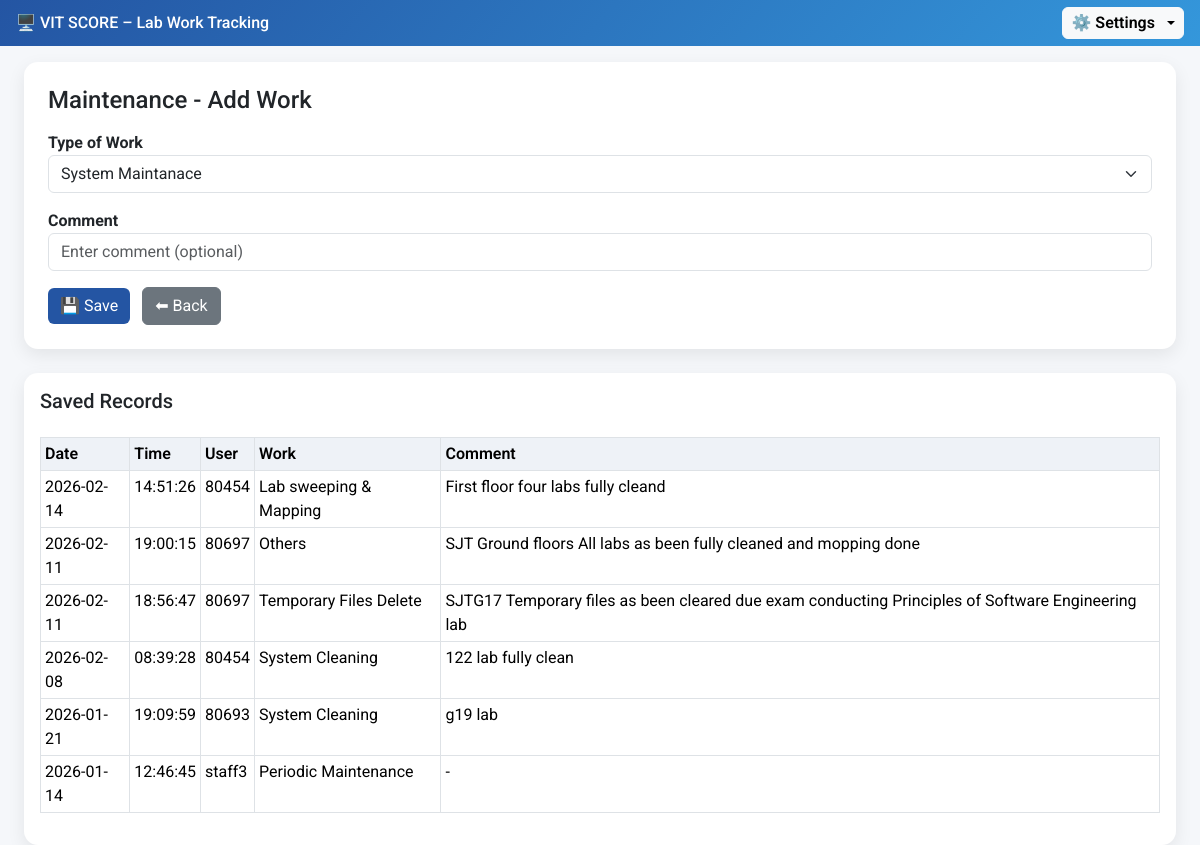
Page /category/Maintenance (signed in) on the committed database.
### tables this page shows
CREATE TABLE work_log (
            id INTEGER PRIMARY KEY AUTOINCREMENT,
            username TEXT,
            category TEXT,
            work TEXT,
            is_checked INTEGER,
            comment TEXT,
            date TEXT,
            time TEXT
        );

### app.py (the view, shortened to what this page needs)
@app.route("/category/<category_name>", methods=["GET", "POST"])
def category(category_name):
    if "username" not in session:
        return redirect(url_for("login"))
    conn = get_db()
    cur = conn.cursor()
    if session.get("role") == "admin":
        cur.execute("""
            SELECT * FROM work_log
            WHERE category=?
            ORDER BY id DESC
        """, (category_name,))
    else:
        cur.execute("""
            SELECT * FROM work_log
            WHERE category=? AND username=?
            ORDER BY id DESC
        """, (category_name, session["username"]))
    records = cur.fetchall()
    conn.close()
    return render_template(
        "category.html",
        category_name=category_name,
        records=records
    )

### app.py (called while the page is built)
def get_db():
    conn = sqlite3.connect(DB_PATH)
    conn.row_factory = sqlite3.Row
    return conn

### templates/category.html (shortened to what this page needs)
{% extends "base.html" %}
{% block content %}
<div class="row">
    <div class="col-12">
        <div class="card p-4 mb-4">
            <h4>{{ category_name }} - Add Work</h4>
            <form method="POST">
                <label class="fw-bold mt-2">Type of Work</label>
                <select name="work" class="form-select mb-3" required>
                    {% if category_name == "Hardware" %}
                        <option>Mouse/Keyboard Not Working</option>
                        <option>BIOS & UEFI Issue</option>
                        <option>System Configuration</option>
                        <option>Projector Issue</option>
                        <option>RAM/Memory Issue</option>
                        <option>Hard Disk Issue</option>
                        <option>Monitor Display Issue</option>
                        <option>System Overheating</option>
                        <option>Power Cable Not Working</option>
                        <option>PC Not Working</option>
                        <option>Hardware Issue Warranty Claim </option>
                        <option>IoT Components Issued and Collected</option>
                        <option>VGA & HDMI Cable Issues</option>
                        <option>Projector Remote Issues</option>
                        <option>Network Cable Jack Issue</option>
                        <option>Others</option>
                    {% elif category_name == "Training" %}
                        <option>Networking Training</option>
                        <option>Programming Language Training</option>
                        <option>Other training Programs</option>
                        <option>Others</option>
                    {% elif category_name == "Shifting" %}
                        <option>System Shifting</option>
                        <option>Things Shifting</option>
                        <option>Others</option>
                    {% elif category_name == "Maintenance" %}
                        <option>System Maintanace</option>
                    {% endif %}
                </select>
                <label class="fw-bold">Comment</label>
                <input type="text" name="comment" class="form-control mb-3"
                       placeholder="Enter comment (optional)">
                <button class="btn btn-primary">💾 Save</button>
                <a href="{{ url_for('dashboard') }}" class="btn btn-secondary ms-2">⬅ Back</a>
            </form>
        </div>
        <div class="card p-3">
            <h5>Saved Records</h5>
            <table class="table table-bordered table-sm mt-3">
                <thead>
                    <tr>
                        <th>Date</th>
                        <th>Time</th>
                        <th>User</th>
                        <th>Work</th>
                        <th>Comment</th>
                    </tr>
                </thead>
                <tbody>
                    {% for r in records %}
                    <tr>
                        <td>{{ r.date }}</td>
                        <td>{{ r.time }}</td>
                        <td>{{ r.username }}</td>
                        <td>{{ r.work }}</td>
                        <td>{{ r.comment or '-' }}</td>
                    </tr>
                    {% else %}
                    <tr>
                        <td colspan="5" class="text-center">No data</td>
                    </tr>
                    {% endfor %}
                </tbody>
            </table>
        </div>
    </div>
</div>
{% endblock %}

### static/style.css (style rules this page uses)
body { background-color: #f5f7fa; font-family: 'Roboto', sans-serif; }
.card { border-radius: 14px; box-shadow: 0 6px 18px rgba(0,0,0,0.08); border: none; }
.btn-primary { background-color: #2455a3; border: none; }
.table th { background-color: #eef2f7; font-weight: 600; }

### templates/base.html (style rules this page uses)
body { font-family: 'Roboto', sans-serif; background-color: #f5f7fa; }

### rows in the picture
work_log: date "2026-02-14", time "14:51:26", username "80454", work "Lab sweeping & Mapping", comment "First floor four labs fully cleand"
work_log: date "2026-02-11", time "19:00:15", username "80697", work "Others", comment "SJT Ground floors All labs as been fully cleaned and mopping done"
work_log: date "2026-02-11", time "18:56:47", username "80697", work "Temporary Files Delete", comment "SJTG17 Temporary files as been cleared due exam conducting Principles of Software Engineering lab"
work_log: date "2026-02-08", time "08:39:28", username "80454", work "System Cleaning", comment "122 lab fully clean"
work_log: date "2026-01-21", time "19:09:59", username "80693", work "System Cleaning", comment "g19 lab"
work_log: date "2026-01-14", time "12:46:45", username "staff3", work "Periodic Maintenance", comment "-"

### other values in the picture
{{ category_name }} "Maintenance"
